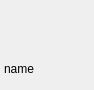
<?xml version="1.0" encoding="UTF-8"?>
<ui version="4.0">
 <class>InterphoneMemberItemWidget</class>
 <widget class="QWidget" name="InterphoneMemberItemWidget">
  <property name="geometry">
   <rect>
    <x>0</x>
    <y>0</y>
    <width>94</width>
    <height>90</height>
   </rect>
  </property>
  <property name="windowTitle">
   <string>InterphoneMemberItemWidget</string>
  </property>
  <layout class="QVBoxLayout" name="verticalLayout">
   <property name="spacing">
    <number>6</number>
   </property>
   <property name="leftMargin">
    <number>4</number>
   </property>
   <property name="topMargin">
    <number>6</number>
   </property>
   <property name="rightMargin">
    <number>4</number>
   </property>
   <property name="bottomMargin">
    <number>6</number>
   </property>
   <item>
    <widget class="ClickableLabel" name="labelAvatar">
     <property name="minimumSize">
      <size>
       <width>42</width>
       <height>42</height>
      </size>
     </property>
     <property name="maximumSize">
      <size>
       <width>42</width>
       <height>42</height>
      </size>
     </property>
     <property name="text">
      <string/>
     </property>
    </widget>
   </item>
   <item>
    <widget class="QLabel" name="labelName">
     <property name="text">
      <string>name</string>
     </property>
     <property name="alignment">
      <set>Qt::AlignLeading|Qt::AlignLeft|Qt::AlignVCenter</set>
     </property>
    </widget>
   </item>
  </layout>
 </widget>
 <layoutdefault spacing="6" margin="11"/>
 <customwidgets>
  <customwidget>
   <class>ClickableLabel</class>
   <extends>QLabel</extends>
   <header location="global">clickablelabel.h</header>
  </customwidget>
 </customwidgets>
 <resources/>
 <connections/>
</ui>
